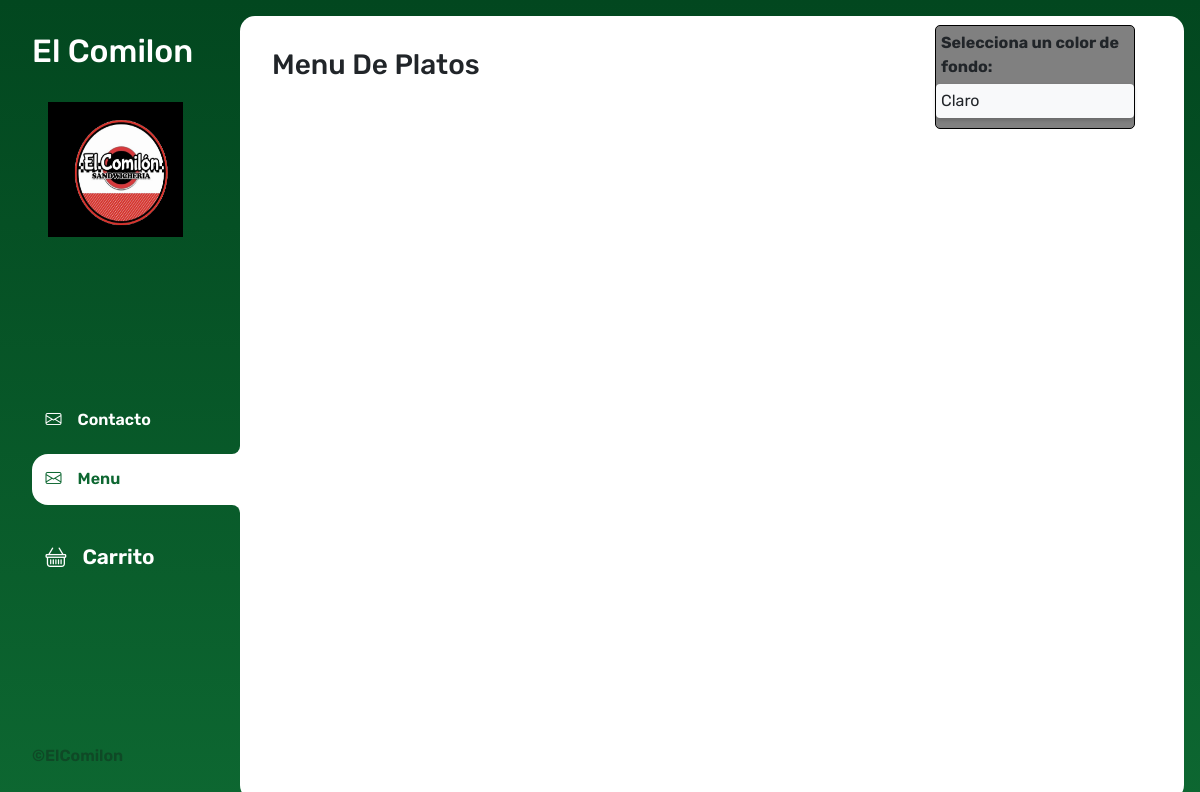
/, run on an earlier commit of the app's database.
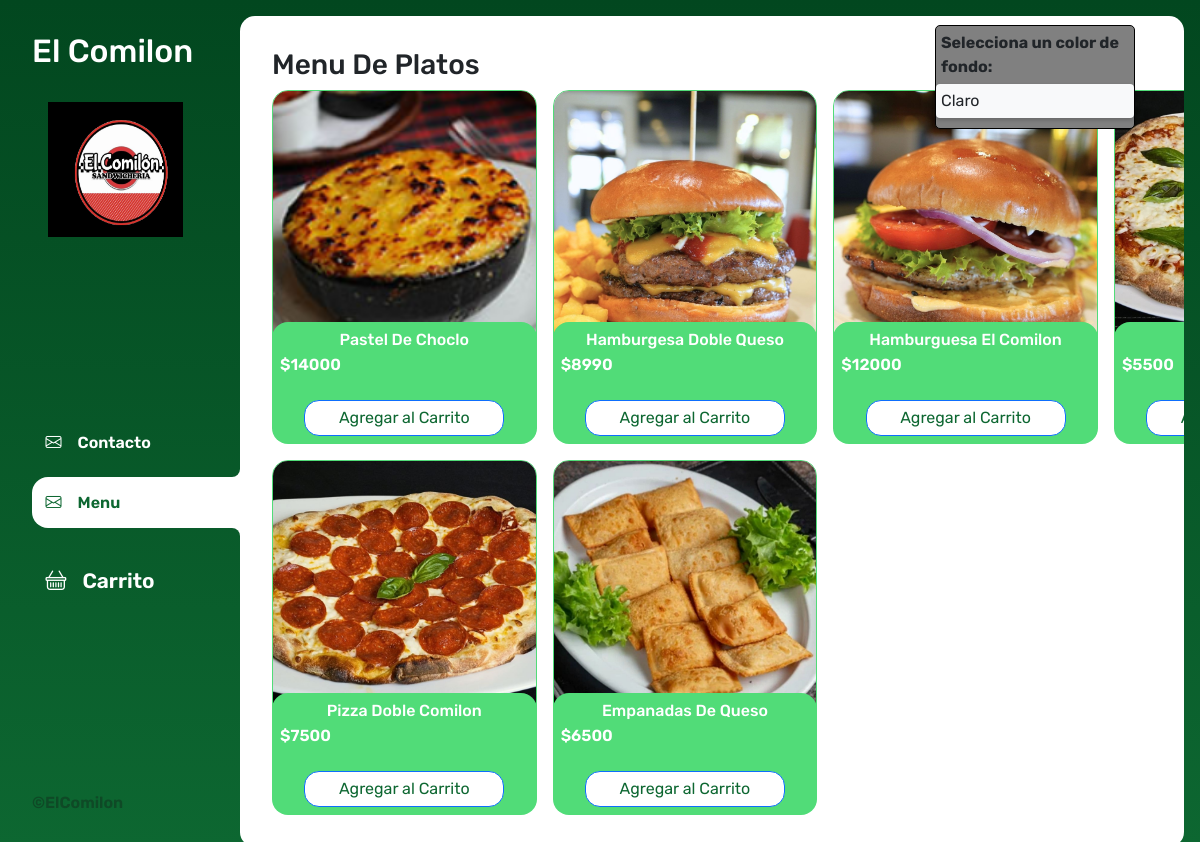
And on a later commit of the database.
### tienda/models.py (models this page shows, shortened)
class Productos(models.Model):
    id_produ        = models.AutoField(db_column = 'idProdu', primary_key=True)
    nombre_producto = models.CharField(max_length=50)
    id_tipo         = models.ForeignKey('TipoProducto', models.DO_NOTHING, db_column='idTipo', null=True)
    precio          = models.IntegerField()
    foto            = models.ImageField(upload_to='media', null=True)

### tienda/views.py (the view)
# urls.py: path('', index , name='index'),
def index(request):
    macetas = Productos.objects.filter(id_tipo=4)
    context = {'macetas' : macetas}
    return render(request, 'tienda/index.html', context)

### tienda/context_processor.py (called while the page is built)
def total_carrito(request):
    total = 0
    if request.user.is_authenticated:
        if 'carrito' in request.session.keys():
            for key, value in request.session['carrito'].items():
                total += float(value['acumulado'])
    return {'total_carrito': total}

### tienda/templates/tienda/index.html (shortened to what this page needs)
{% load static %}
<!DOCTYPE html>
<html lang="en">
<head>
    <link rel="stylesheet" href="https://cdn.jsdelivr.net/npm/bootstrap-icons@1.11.3/font/bootstrap-icons.min.css">
    <link href="https://cdn.jsdelivr.net/npm/bootstrap@5.3.3/dist/css/bootstrap.min.css" rel="stylesheet"
>
    <link rel="stylesheet" href="https://cdn.jsdelivr.net/npm/swiper@11/swiper-bundle.min.css" />
    <link rel="stylesheet" href="{% static 'style.css' %}">
</head>
<body>
    <div class="wrapper">
        <aside>
            <header>
                <h1 class="logo">El Comilon</h1>
                <img class="logo_imagen" src="{% static '\images\logocomilon.png' %}" alt="">
            </header>
            <ul class="menu">
                <li>
                    <a href="{% url 'contacto' %}" class="btn btn-primary btn-lg enabled btn-general" role="button"
                        aria-disabled="true"><i class="bi bi-envelope"></i>Contacto</a>
                </li>
                <li>
                    <a href="{% url 'index' %}" class="btn btn-primary btn-lg active btn-general" role="button"
                        aria-disabled="true"><i class="bi bi-envelope"></i>Menu</a>
                </li>
                <li>
                    <a href="{% url 'carrito' %}" class="btn btn-primary btn-lg enabled btn-general" role="button"
                        aria-disabled="true" id="btn-carrito"><i class="bi bi-basket"></i>Carrito</a>
                </li>
            </ul>
            <footer>
                <p class="texto-footer">©ElComilon</p>
            </footer>
        </aside>
        <main>
            <h3>Menu De Platos</h3>
            <div class="contenedor-productos">
                {% for maceta in macetas %}
                    <div class="productos">
                        <img class="producto-imagen" src="{{ maceta.foto.url }}" alt="{{ maceta.nombre }}">
                        <div class="producto-detalles">
                            <h4 class="producto-titulo">{{ maceta.nombre_producto }}</h4>
                            <p class="producto-precio">${{ maceta.precio }}</p>
                            <a href="{% url 'Add' maceta.id_produ %}" class="btn btn-primary btn-agregar-carrito">Agregar al Carrito</a>
                        </div>
                    </div>
                {% endfor %}
            </div>
        </main>
    </div>
    <div class="form-group" id="themeSelector">
        <label for="theme">Selecciona un color de fondo:</label>
        <select class="form-control" id="theme">
            <option value="default">Claro</option>
        </select>
    </div>
</body>
</html>

### sotiplants/static/style.css (style rules this page uses)
* { margin: 0; padding: 0; box-sizing: border-box; font-family: 'Rubik', sans-serif; }
html, body { width: 100%; height: 100%; }
h1, h2, h4, h5, h6, p, a, input, textarea, ul { margin: 0; padding: 0; }
ul { list-style-type: none; }
a { text-decoration: none; }
.wrapper { display: grid; grid-template-columns: 1fr 4fr; background: linear-gradient(to bottom, #02471f, #0d6731); margin: 0 auto; height: 100vh; width: 100vw; }
aside { padding: 2rem; padding-right: 0; padding-right: 0; color: #FFF; position: sticky; top: 0; height: 100vh; display: flex; flex-direction: column; justify-content: space-between; }
.logo { font-weight: 500; font-size: 2rem; }
.logo_imagen { width: 135px; height: 135px; margin-top: 2rem; margin-left: 1rem; }
.menu { display: flex; flex-direction: column; gap: .5rem; }
.btn-general { background-color: transparent; border: 0; color: #FFF; cursor: pointer; display: flex; gap: 1rem; font-weight: 600; font-size: 1rem; padding: .85rem; border-top-right-radius: 0px; border-bottom-right-radius: 0px; }
#btn-carrito { font-size: 1.3rem; margin-top: 1rem; }
.btn.active { background-color: #FFF; color: #0d6731; width: 100%; border-top-left-radius: 1rem; border-bottom-left-radius: 1rem; position: relative; }
.btn.active::before { content: ""; position: absolute; width: 1rem; height: 2rem; bottom: 100%; right: 0; background-color: transparent; border-bottom-right-radius: .5rem; box-shadow: 0 1rem 0 #FFF; }
.btn.active::after { content: ""; position: absolute; width: 1rem; height: 2rem; top: 100%; right: 0; background-color: transparent; border-top-right-radius: .5rem; box-shadow: 0 -1rem 0 #FFF; }
.texto-footer { color: #0f4926; font-size: 1rem; font-weight: 600; }
main { background-color: #FFF; border-radius: 15px; margin: 1rem 1rem 0 0; padding: 2rem; max-width: 100%; overflow-x: hidden; margin-left: 0; }
.contenedor-productos { display: grid; grid-template-columns: repeat(4, 1fr); gap: 1rem; }
.producto-imagen { max-width: 264.64px; max-height: 264.64px; width: 264.64px; height: 264.64px; border-radius: 1rem; border: solid 1px #51dc78; object-fit: cover; }
.producto-detalles { background-color: #51dc78; max-width: 264.64px; max-height: 264.64px; width: 264.64px; height: 122px; color: #FFF; padding: .5rem; border-radius: 1rem; margin-top: -2rem; position: relative; display: flex; flex-direction: column; gap: .25rem; text-align: center; justify-content: space-between; }
.producto-precio { font-size: 1rem; font-weight: 600; text-align: left; }
.btn-agregar-carrito { border-radius: 15px; justify-content: center; align-items: center; padding: 5px 10px; width: 200px; margin-left: auto; margin-right: auto; margin-top: auto; background-color: #FFF; color: #0d6731; }
#themeSelector { position: fixed; width: 200px; top: 30px; right: 50px; background-color: grey; font-weight: 400; border: solid 1px #000000; border-radius: 5px; margin: 15px; margin-top: -5px; }
#themeSelector label { font-weight: bold; display: block; margin-bottom: 10px; margin: 5px; }
#themeSelector select { width: 100%; padding: 5px; border: none; border-radius: 4px; box-shadow: 0 2px 4px 0 rgba(0, 0, 0, 0.2); appearance: none; background-color: #f8f9fa; }
.form-group label { font-size: 1rem; font-weight: 600; }
input[type="text"], input[type="email"], input[type="tel"], select, textarea { width: 100%; padding: 10px; margin-bottom: 10px; border: 1px solid #ccc; border-radius: 5px; }
h4 { font-size: 1rem; }

What changed in the data, as far as the page shows it:
added Productos: foto (picture), nombre_producto "Pastel De Choclo", precio "14000"
added Productos: foto (picture), nombre_producto "Hamburgesa Doble Queso", precio "8990"
added Productos: foto (picture), nombre_producto "Hamburguesa El Comilon", precio "12000"
added Productos: foto (picture), precio "5500"
added Productos: foto (picture), nombre_producto "Pizza Doble Comilon", precio "7500"
added Productos: foto (picture), nombre_producto "Empanadas De Queso", precio "6500"
